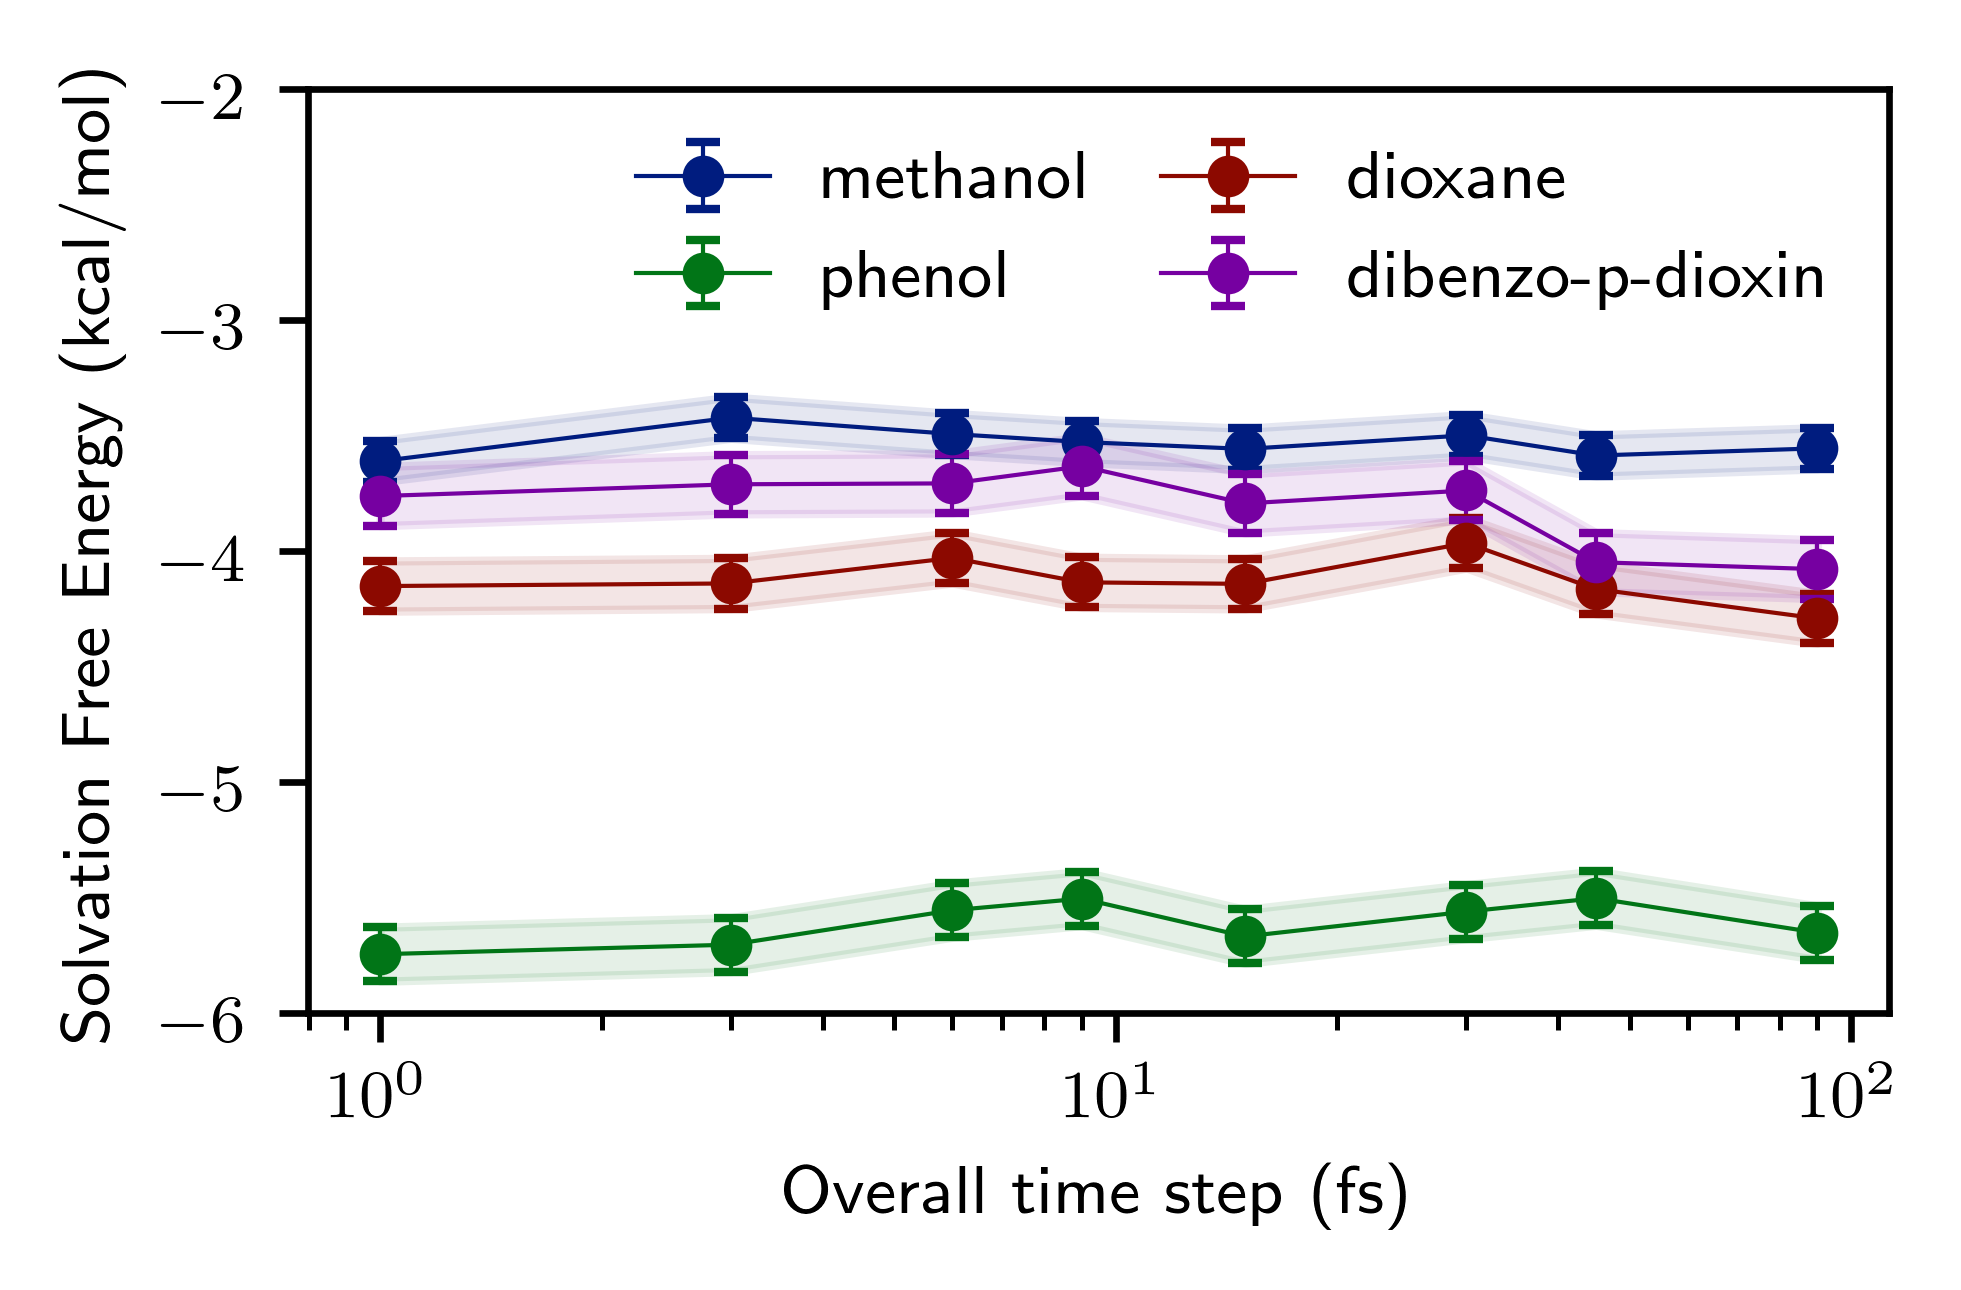

Recreate this plot in Python.
import numpy as np
import pandas as pd
import matplotlib.pyplot as plt
import matplotlib._color_data as mcd

import figstyle

fig, axis = plt.subplots(1, 1, figsize=(3.4, 2))
fig.subplots_adjust(hspace=0.3)

timesteps = [1, 3, 6, 9, 15, 30, 45, 90]

n = len(timesteps)

df = pd.DataFrame(index=timesteps)
solutes = ['methanol', 'phenol', 'dioxane', 'dibenzo-p-dioxin']
models = ['gaff', 'gaff', 'gaff', 'gaff']
for solute, model in zip(solutes, models):
	F_sc = np.empty(n)
	dF_sc = np.empty(n)
	F_coul = np.empty(n)
	dF_coul = np.empty(n)

	for i in range(n):
	    dt = timesteps[i]
	    label = f'{dt} fs'
	    data = pd.read_csv(f'{solute}/{model}_{solute}_softcore_free_energies_{dt:02d}fs.csv')
	    F_sc[i] = data['F'].values[-1]
	    dF_sc[i] = data['dF'].values[-1]

	    data = pd.read_csv(f'{solute}/{model}_{solute}_coul_free_energies_{dt:02d}fs.csv')
	    F_coul[i] = data['F'].values[-1]
	    dF_coul[i] = data['dF'].values[-1]

	F = F_sc + F_coul
	dF = dF_sc + dF_coul
	p = axis.errorbar(timesteps, F, 1.96*dF, marker='o', linestyle='-', label=solute)
	axis.fill_between(timesteps, F-1.96*dF, F+1.96*dF, alpha=0.1, color=p[0].get_color())


	df[f'F_{solute}'] = F
	df[f'dF_{solute}'] = 1.96*dF

axis.set_xlabel('Overall time step (fs)')
axis.set_ylabel('Solvation Free Energy (kcal/mol)')
axis.set_xscale('log')
axis.set_ylim(top=-2, bottom=-6)

#axis.legend(ncol=2, loc=(0.1, 0.3))
axis.legend(ncol=2)
plt.savefig('all_molecules_total_free_energies')

print(df.transpose().to_latex())

plt.show()
